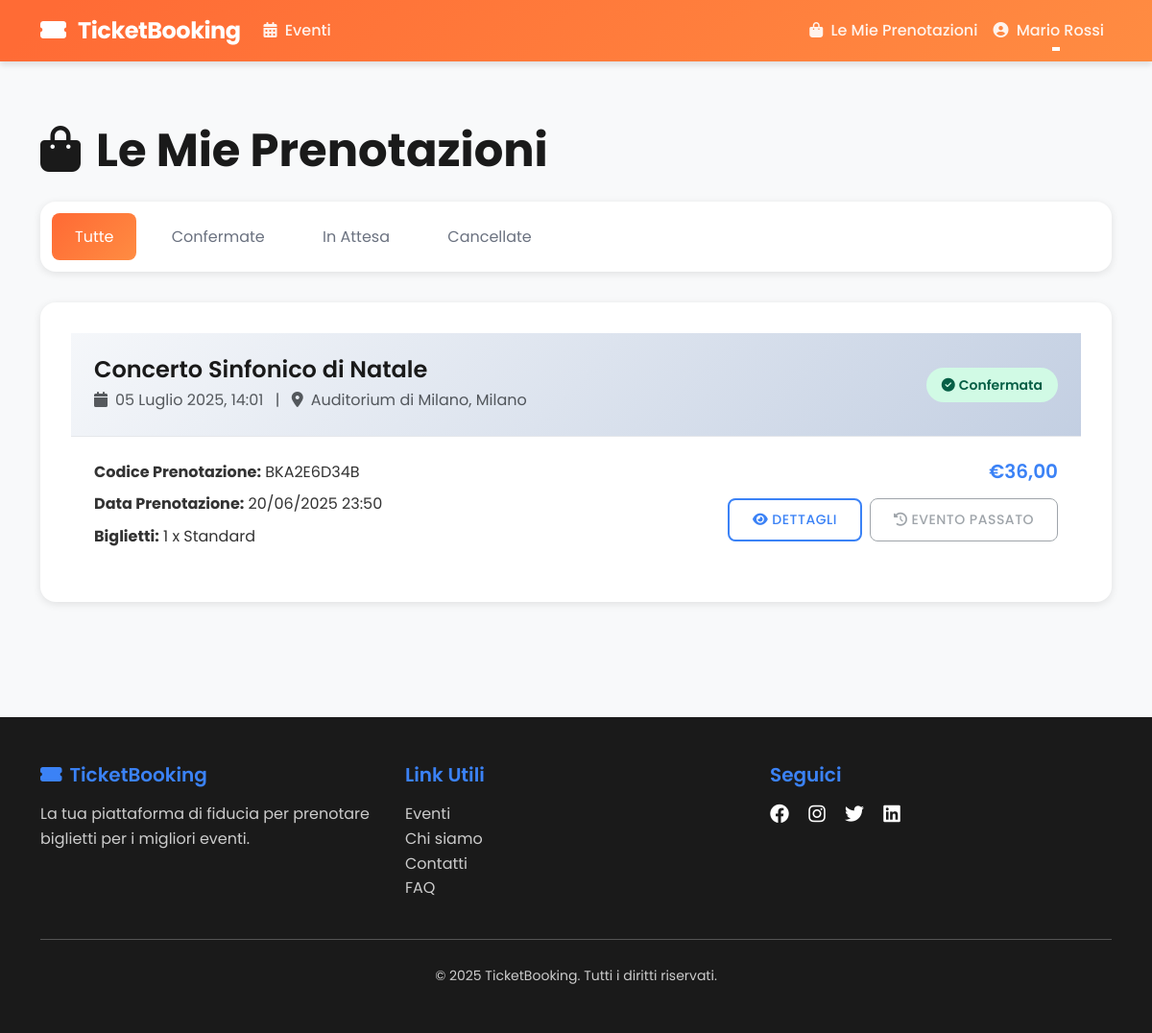
The page /bookings/my-bookings/ (signed in) on the database its author committed.
### accounts/models.py (models this page shows, shortened)
class CustomUser(AbstractUser):
    phone_number = models.CharField(max_length=20, blank=True, null=True)
    date_of_birth = models.DateField(blank=True, null=True)
    address = models.TextField(blank=True, null=True)
    city = models.CharField(max_length=100, blank=True, null=True)
    postal_code = models.CharField(max_length=10, blank=True, null=True)
    class Meta:
        verbose_name = 'Utente'
        verbose_name_plural = 'Utenti'
    def get_full_name(self):
        if self.first_name and self.last_name:
            return f"{self.first_name} {self.last_name}"
        return self.username

### bookings/models.py (models this page shows, shortened)
class Booking(models.Model):
    STATUS_CHOICES = [
        ('pending', 'In attesa'),
        ('confirmed', 'Confermata'),
        ('cancelled', 'Cancellata'),
        ('completed', 'Completata'),
    ]
    booking_code = models.CharField(max_length=20, unique=True, editable=False)
    user = models.ForeignKey(settings.AUTH_USER_MODEL, on_delete=models.CASCADE, related_name='bookings')
    event = models.ForeignKey(Event, on_delete=models.CASCADE, related_name='bookings')
    status = models.CharField(max_length=20, choices=STATUS_CHOICES, default='pending')
    total_amount = models.DecimalField(max_digits=10, decimal_places=2)
    email = models.EmailField()
    phone_number = models.CharField(max_length=20)
    notes = models.TextField(blank=True, null=True)
    created_at = models.DateTimeField(auto_now_add=True)
    updated_at = models.DateTimeField(auto_now=True)
    confirmed_at = models.DateTimeField(blank=True, null=True)
    class Meta:
        verbose_name = 'Prenotazione'
        verbose_name_plural = 'Prenotazioni'
        ordering = ['-created_at']
    @property
    def is_cancellable(self):
        return self.status in ['pending', 'confirmed'] and not self.event.is_past

class BookingItem(models.Model):
    booking = models.ForeignKey(Booking, on_delete=models.CASCADE, related_name='items')
    ticket = models.ForeignKey(Ticket, on_delete=models.CASCADE)
    quantity = models.IntegerField()
    price = models.DecimalField(max_digits=10, decimal_places=2)
    subtotal = models.DecimalField(max_digits=10, decimal_places=2)
    class Meta:
        verbose_name = 'Elemento prenotazione'
        verbose_name_plural = 'Elementi prenotazione'

### events/models.py (models this page shows, shortened)
class Event(models.Model):
    title = models.CharField(max_length=200, verbose_name='Titolo')
    slug = models.SlugField(max_length=200, unique=True)
    description = models.TextField(verbose_name='Descrizione')
    category = models.ForeignKey(EventCategory, on_delete=models.SET_NULL, null=True, related_name='events')
    date = models.DateTimeField(verbose_name='Data e ora')
    venue = models.CharField(max_length=200, verbose_name='Luogo')
    address = models.TextField(verbose_name='Indirizzo')
    city = models.CharField(max_length=100, verbose_name='Città')
    image = models.ImageField(
        upload_to='events/',
        blank=True,
        null=True,
        help_text='Immagine dell\'evento (sarà caricata su Cloudinary in produzione)'
    )
    max_capacity = models.IntegerField(verbose_name='Capienza massima')
    created_at = models.DateTimeField(auto_now_add=True)
    updated_at = models.DateTimeField(auto_now=True)
    is_active = models.BooleanField(default=True, verbose_name='Attivo')
    class Meta:
        verbose_name = 'Evento'
        verbose_name_plural = 'Eventi'
        ordering = ['date']
    @property
    def is_past(self):
        return self.date < timezone.now()

class Ticket(models.Model):
    TICKET_TYPES = [
        ('standard', 'Standard'),
        ('vip', 'VIP'),
        ('premium', 'Premium'),
        ('student', 'Studente'),
        ('group', 'Gruppo'),
    ]
    event = models.ForeignKey(Event, on_delete=models.CASCADE, related_name='tickets')
    name = models.CharField(max_length=100, verbose_name='Nome biglietto')
    ticket_type = models.CharField(max_length=20, choices=TICKET_TYPES, default='standard')
    description = models.TextField(blank=True, null=True)
    price = models.DecimalField(max_digits=10, decimal_places=2, verbose_name='Prezzo')
    quantity = models.IntegerField(verbose_name='Quantità disponibile')
    sold_quantity = models.IntegerField(default=0, verbose_name='Quantità venduta')
    max_per_order = models.IntegerField(default=10, verbose_name='Max per ordine')
    is_active = models.BooleanField(default=True)
    created_at = models.DateTimeField(auto_now_add=True)
    class Meta:
        verbose_name = 'Biglietto'
        verbose_name_plural = 'Biglietti'
        unique_together = ['event', 'name']

### bookings/views.py (the view)
# urls.py: path('my-bookings/', views.MyBookingsView.as_view(), name='my_bookings'),
class MyBookingsView(LoginRequiredMixin, ListView):
    model = Booking
    template_name = 'bookings/my_bookings.html'
    context_object_name = 'bookings'
    paginate_by = 10
    def get_queryset(self):
        return Booking.objects.filter(
            user=self.request.user
        ).select_related('event').prefetch_related('items__ticket').order_by('-created_at')

### templates/bookings/my_bookings.html (shortened to what this page needs)
{% extends 'base.html' %}
{% load static %}
{% block content %}
<section class="py-5">
    <div class="container">
        <div class="row">
            <div class="col-lg-12">
                <h1 class="display-5 fw-bold mb-4">
                    <i class="fas fa-shopping-bag me-3"></i>Le Mie Prenotazioni
                </h1>
                <div class="filter-tabs">
                    <a href="?status=all" class="filter-tab {% if not request.GET.status or request.GET.status == 'all' %}active{% endif %}">
                        Tutte
                    </a>
                    <a href="?status=confirmed" class="filter-tab {% if request.GET.status == 'confirmed' %}active{% endif %}">
                        Confermate
                    </a>
                    <a href="?status=pending" class="filter-tab {% if request.GET.status == 'pending' %}active{% endif %}">
                        In Attesa
                    </a>
                    <a href="?status=cancelled" class="filter-tab {% if request.GET.status == 'cancelled' %}active{% endif %}">
                        Cancellate
                    </a>
                </div>
                {% if bookings %}
                    {% for booking in bookings %}
                    <div class="booking-card">
                        <div class="booking-header">
                            <div class="row align-items-center">
                                <div class="col-md-8">
                                    <h4 class="mb-1">{{ booking.event.title }}</h4>
                                    <p class="text-muted mb-0">
                                        <i class="fas fa-calendar me-2"></i>{{ booking.event.date|date:"d F Y, H:i" }}
                                        <span class="mx-2">|</span>
                                        <i class="fas fa-map-marker-alt me-2"></i>{{ booking.event.venue }}, {{ booking.event.city }}
                                    </p>
                                </div>
                                <div class="col-md-4 text-md-end">
                                    <span class="status-badge status-{{ booking.status }}">
                                        {% if booking.status == 'pending' %}
                                            <i class="fas fa-clock me-1"></i>In Attesa
                                        {% elif booking.status == 'confirmed' %}
                                            <i class="fas fa-check-circle me-1"></i>Confermata
                                        {% elif booking.status == 'cancelled' %}
                                            <i class="fas fa-times-circle me-1"></i>Cancellata
                                        {% else %}
                                            <i class="fas fa-check-double me-1"></i>Completata
                                        {% endif %}
                                    </span>
                                </div>
                            </div>
                        </div>
                        <div class="card-body">
                            <div class="row">
                                <div class="col-md-6">
                                    <p class="mb-2">
                                        <strong>Codice Prenotazione:</strong> {{ booking.booking_code }}
                                    </p>
                                    <p class="mb-2">
                                        <strong>Data Prenotazione:</strong> {{ booking.created_at|date:"d/m/Y H:i" }}
                                    </p>
                                    <p class="mb-0">
                                        <strong>Biglietti:</strong>
                                        {% for item in booking.items.all %}
                                            {{ item.quantity }} x {{ item.ticket.name }}{% if not forloop.last %}, {% endif %}
                                        {% endfor %}
                                    </p>
                                </div>
                                <div class="col-md-6 text-md-end">
                                    <h5 class="text-primary mb-3">€{{ booking.total_amount }}</h5>
                                    <div class="d-flex gap-2 justify-content-md-end">
                                        <a href="{% url 'booking_detail' booking.booking_code %}" class="btn btn-sm btn-outline-primary">
                                            <i class="fas fa-eye me-1"></i>Dettagli
                                        </a>
                                        {% if booking.event.is_past and booking.status == 'confirmed' %}
                                        <button class="btn btn-sm btn-outline-secondary" disabled>
                                            <i class="fas fa-history me-1"></i>Evento Passato
                                        </button>
                                        {% endif %}
                                    </div>
                                </div>
                            </div>
                        </div>
                    </div>
                    {% endfor %}
                {% endif %}
            </div>
        </div>
    </div>
</section>
{% endblock %}

### templates/includes/header.html (shortened to what this page needs)
<nav class="navbar navbar-expand-lg navbar-dark bg-gradient-primary fixed-top">
    <div class="container">
        <a class="navbar-brand logo" href="{% url 'home' %}">
            <i class="fas fa-ticket-alt me-2"></i>
            TicketBooking
        </a>
        <div class="collapse navbar-collapse" id="navbarNav">
            <ul class="navbar-nav me-auto">
                <li class="nav-item">
                    <a class="nav-link {% if request.resolver_match.url_name == 'event_list' %}active{% endif %}" href="{% url 'event_list' %}">
                        <i class="fas fa-calendar-alt me-1"></i> Eventi
                    </a>
                </li>
            </ul>
            <ul class="navbar-nav ms-auto">
                {% if user.is_authenticated %}
                    <li class="nav-item">
                        <a class="nav-link {% if request.resolver_match.url_name == 'my_bookings' %}active{% endif %}" href="{% url 'my_bookings' %}">
                            <i class="fas fa-shopping-bag me-1"></i> Le Mie Prenotazioni
                        </a>
                    </li>
                    <li class="nav-item dropdown">
                        <a class="nav-link dropdown-toggle" href="#" id="navbarDropdown" role="button" data-bs-toggle="dropdown" aria-expanded="false">
                            <i class="fas fa-user-circle me-1"></i> {{ user.get_full_name|default:user.username }}
                        </a>
                    </li>
                {% endif %}
            </ul>
        </div>
    </div>
</nav>

### static/css/style.css (style rules this page uses)
:root { --primary-color: #3b82f6; --secondary-color: #ff6b35; --success-color: #10b981; --danger-color: #ef4444; --warning-color: #f59e0b; --info-color: #3b82f6; --dark-color: #1a1a1a; --light-color: #ffffff; --gradient-primary: linear-gradient(135deg, #ff6b35 5%, #ff8c42 100%); --gradient-secondary: linear-gradient(135deg, #3b82f6 0%, #60a5fa 100%); --gradient-dark: linear-gradient(135deg, #1a1a1a 0%, #2d2d2d 100%); --shadow-sm: 0 2px 4px rgba(0,0,0,0.1); --shadow-md: 0 4px 6px rgba(0,0,0,0.1); --shadow-lg: 0 10px 15px rgba(0,0,0,0.1); --shadow-xl: 0 20px 25px rgba(0,0,0,0.1); --transition: all 0.3s ease; }
* { margin: 0; padding: 0; box-sizing: border-box; }
body { font-family: 'Poppins', sans-serif; background-color: #f8f9fa; color: #333333; line-height: 1.6; min-height: 100vh; display: flex; flex-direction: column; }
h1, h2, h3, h4, h5, h6 { font-weight: 600; color: var(--dark-color); margin-bottom: 1rem; }
.navbar { box-shadow: var(--shadow-md); backdrop-filter: blur(10px); background: var(--gradient-primary) !important; transition: var(--transition); }
.bg-gradient-primary { background: var(--gradient-primary) !important; }
.navbar-brand { font-size: 1.5rem; font-weight: 700; letter-spacing: -0.5px; color: white !important; }
.navbar-nav .nav-link { color: rgba(255, 255, 255, 0.9) !important; font-weight: 500; padding: 0.5rem 1rem; transition: var(--transition); position: relative; }
.navbar-nav .nav-link::after { content: ''; position: absolute; width: 0; height: 2px; bottom: 0; left: 50%; background-color: white; transition: var(--transition); }
.btn { font-weight: 500; padding: 0.625rem 1.5rem; border-radius: 0.5rem; transition: var(--transition); text-transform: uppercase; letter-spacing: 0.5px; font-size: 0.875rem; }
.btn-outline-primary { border: 2px solid var(--primary-color); color: var(--primary-color); }
.card-body { padding: 1.5rem; }
.booking-card { background: white; border-radius: 1rem; padding: 2rem; box-shadow: var(--shadow-lg); }
.text-primary { color: var(--primary-color) !important; }

### templates/bookings/my_bookings.html (style rules this page uses)
.booking-card { border: none; border-radius: 1rem; box-shadow: 0 2px 8px rgba(0,0,0,0.1); transition: all 0.3s ease; margin-bottom: 1.5rem; overflow: hidden; }
.booking-header { background: linear-gradient(135deg, #f5f7fa 0%, #c3cfe2 100%); padding: 1.5rem; border-bottom: 1px solid #e5e7eb; }
.status-badge { padding: 0.5rem 1rem; border-radius: 2rem; font-size: 0.875rem; font-weight: 600; }
.status-confirmed { background-color: #d1fae5; color: #065f46; }
.filter-tabs { background: white; border-radius: 1rem; padding: 0.5rem; box-shadow: 0 2px 8px rgba(0,0,0,0.1); margin-bottom: 2rem; }
.filter-tab { padding: 0.75rem 1.5rem; border-radius: 0.5rem; color: #6b7280; text-decoration: none; transition: all 0.3s ease; display: inline-block; margin: 0.25rem; }
.filter-tab.active { background: var(--gradient-primary); color: white; }

### rows shown on the page
CustomUser: get_full_name "Mario Rossi"
Booking: event "Concerto Sinfonico di Natale", event "05 Luglio 2025, 14:01", event.venue "Auditorium di Milano", event.city "Milano", status "confirmed" (drawn), booking_code "BKA2E6D34B", created_at "20/06/2025 23:50", total_amount "36,00"
BookingItem: quantity "1", ticket.name "Standard"
